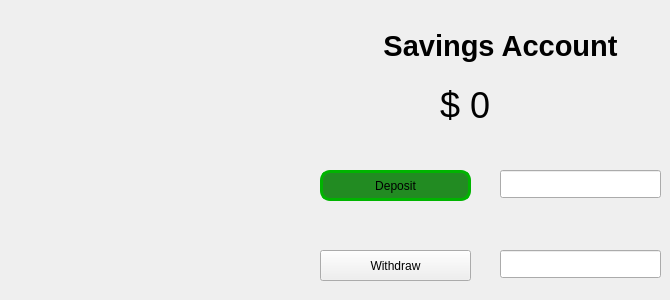
      <widget class="QWidget" name="savingsTab">
       <attribute name="title">
        <string>Savings Account</string>
       </attribute>
       <widget class="QLabel" name="savingsAccountAmount">
        <property name="geometry">
         <rect>
          <x>440</x>
          <y>90</y>
          <width>151</width>
          <height>31</height>
         </rect>
        </property>
        <property name="font">
         <font>
          <pointsize>27</pointsize>
         </font>
        </property>
        <property name="styleSheet">
         <string notr="true">QLabel {
    color: black;
}</string>
        </property>
        <property name="text">
         <string>$ 0</string>
        </property>
       </widget>
       <widget class="QPushButton" name="savingsDepositButton">
        <property name="geometry">
         <rect>
          <x>320</x>
          <y>170</y>
          <width>151</width>
          <height>31</height>
         </rect>
        </property>
        <property name="styleSheet">
         <string notr="true">QPushButton {background-color: rgb(34,139,34); border: 3px solid rgb(0,180,0); border-radius: 10px;}
        QPushButton:pressed {background-color: rgb(0,255,0); border: 2px solid rgb(0,255,0);}</string>
        </property>
        <property name="text">
         <string>Deposit</string>
        </property>
       </widget>
       <widget class="QPushButton" name="savingsWithdrawButton">
        <property name="geometry">
         <rect>
          <x>320</x>
          <y>250</y>
          <width>151</width>
          <height>31</height>
         </rect>
        </property>
        <property name="text">
         <string>Withdraw</string>
        </property>
       </widget>
       <widget class="QLineEdit" name="savingsDepositInput">
        <property name="geometry">
         <rect>
          <x>500</x>
          <y>170</y>
          <width>161</width>
          <height>28</height>
         </rect>
        </property>
       </widget>
       <widget class="QLineEdit" name="savingsWithdrawInput">
        <property name="geometry">
         <rect>
          <x>500</x>
          <y>250</y>
          <width>161</width>
          <height>28</height>
         </rect>
        </property>
       </widget>
       <widget class="QLabel" name="label_29">
        <property name="geometry">
         <rect>
          <x>50</x>
          <y>80</y>
          <width>181</width>
          <height>211</height>
         </rect>
        </property>
        <property name="text">
         <string/>
        </property>
        <property name="pixmap">
         <pixmap resource="resources.qrc">:/icons/icons/savings-account.png</pixmap>
        </property>
       </widget>
       <widget class="QLabel" name="cd1MinDepositLabel_8">
        <property name="geometry">
         <rect>
          <x>360</x>
          <y>20</y>
          <width>281</width>
          <height>51</height>
         </rect>
        </property>
        <property name="font">
         <font>
          <pointsize>22</pointsize>
          <bold>true</bold>
         </font>
        </property>
        <property name="styleSheet">
         <string notr="true">QLabel {
    color: black;
}</string>
        </property>
        <property name="text">
         <string>Savings Account</string>
        </property>
        <property name="alignment">
         <set>Qt::AlignmentFlag::AlignCenter</set>
        </property>
       </widget>
      </widget>
